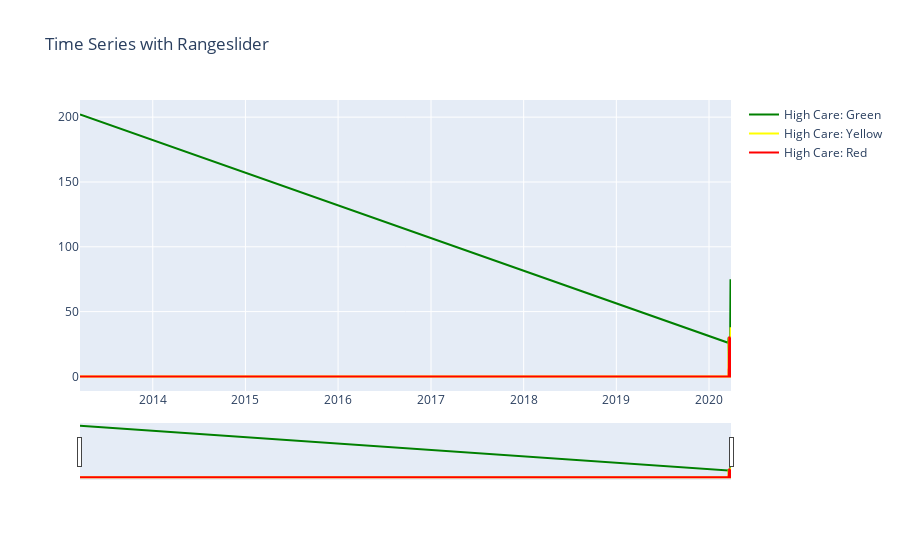

Write notebook code for a chart like this one.
### Code cell
fig = go.Figure()
fig.add_trace(go.Scatter(x=df.index, y=df.high_care_green, 
                         name="High Care: Green",
                         line_color='green',connectgaps=False))
fig.add_trace(go.Scatter(x=df.index, y=df.high_care_yellow, 
                         name="High Care: Yellow",
                         line_color='yellow',connectgaps=False))
fig.add_trace(go.Scatter(x=df.index, y=df.high_care_red, 
                         name="High Care: Red",
                         line_color='red',connectgaps=False))

fig.update_layout(title_text='Time Series with Rangeslider', xaxis_rangeslider_visible=True)
fig.show()
fig.write_html("plot.html")

### Figure 1 — Plotly figure (JSON) as saved in the notebook; plotly's stock layout.template omitted (floating-point values rounded to 4 significant figures; data arrays with more than 128 entries replaced by an {"elided": "..."} marker saying what was removed)
{"data": [{"connectgaps": false, "line": {"color": "green"}, "name": "High Care: Green", "type": "scatter", "x": {"elided": "1267 str values"}, "y": {"elided": "1267 int values"}}, {"connectgaps": false, "line": {"color": "yellow"}, "name": "High Care: Yellow", "type": "scatter", "x": {"elided": "1267 str values"}, "y": {"elided": "1267 int values"}}, {"connectgaps": false, "line": {"color": "red"}, "name": "High Care: Red", "type": "scatter", "x": {"elided": "1267 str values"}, "y": {"elided": "1267 int values"}}], "layout": {"title": {"text": "Time Series with Rangeslider"}, "xaxis": {"rangeslider": {"visible": true}}}}
